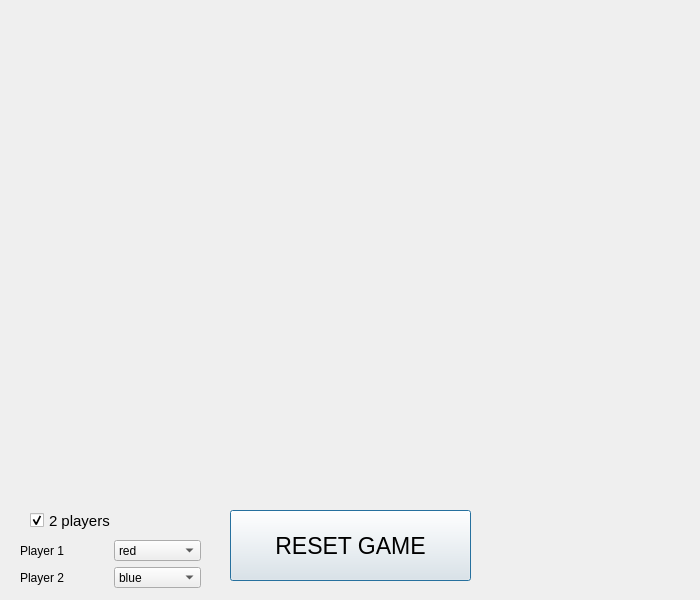
<?xml version="1.0" encoding="UTF-8"?>
<ui version="4.0">
 <class>Dialog</class>
 <widget class="QDialog" name="Dialog">
  <property name="geometry">
   <rect>
    <x>0</x>
    <y>0</y>
    <width>700</width>
    <height>600</height>
   </rect>
  </property>
  <property name="minimumSize">
   <size>
    <width>700</width>
    <height>600</height>
   </size>
  </property>
  <property name="windowTitle">
   <string>Dialog</string>
  </property>
  <widget class="QCheckBox" name="human_ai">
   <property name="geometry">
    <rect>
     <x>30</x>
     <y>500</y>
     <width>101</width>
     <height>41</height>
    </rect>
   </property>
   <property name="font">
    <font>
     <pointsize>11</pointsize>
    </font>
   </property>
   <property name="text">
    <string>2 players</string>
   </property>
   <property name="iconSize">
    <size>
     <width>18</width>
     <height>18</height>
    </size>
   </property>
   <property name="checked">
    <bool>true</bool>
   </property>
  </widget>
  <widget class="QPushButton" name="reset_button">
   <property name="geometry">
    <rect>
     <x>230</x>
     <y>510</y>
     <width>241</width>
     <height>71</height>
    </rect>
   </property>
   <property name="font">
    <font>
     <pointsize>17</pointsize>
    </font>
   </property>
   <property name="text">
    <string>RESET GAME</string>
   </property>
  </widget>
  <widget class="QWidget" name="gridLayoutWidget">
   <property name="geometry">
    <rect>
     <x>10</x>
     <y>20</y>
     <width>681</width>
     <height>471</height>
    </rect>
   </property>
   <layout class="QGridLayout" name="gridLayout"/>
  </widget>
  <widget class="QLabel" name="ai_turn">
   <property name="geometry">
    <rect>
     <x>520</x>
     <y>500</y>
     <width>151</width>
     <height>91</height>
    </rect>
   </property>
   <property name="text">
    <string/>
   </property>
   <property name="pixmap">
    <pixmap>Connect_Four.gif</pixmap>
   </property>
   <property name="scaledContents">
    <bool>true</bool>
   </property>
  </widget>
  <widget class="QWidget" name="">
   <property name="geometry">
    <rect>
     <x>20</x>
     <y>540</y>
     <width>181</width>
     <height>48</height>
    </rect>
   </property>
   <layout class="QGridLayout" name="gridLayout_2">
    <item row="0" column="0">
     <widget class="QLabel" name="p1">
      <property name="text">
       <string>Player 1</string>
      </property>
     </widget>
    </item>
    <item row="0" column="1">
     <widget class="QComboBox" name="p1color">
      <item>
       <property name="text">
        <string>red</string>
       </property>
      </item>
      <item>
       <property name="text">
        <string>green</string>
       </property>
      </item>
     </widget>
    </item>
    <item row="1" column="0">
     <widget class="QLabel" name="p2">
      <property name="text">
       <string>Player 2</string>
      </property>
     </widget>
    </item>
    <item row="1" column="1">
     <widget class="QComboBox" name="p2color">
      <item>
       <property name="text">
        <string>blue</string>
       </property>
      </item>
      <item>
       <property name="text">
        <string>yellow</string>
       </property>
      </item>
     </widget>
    </item>
   </layout>
  </widget>
 </widget>
 <resources/>
 <connections/>
</ui>
